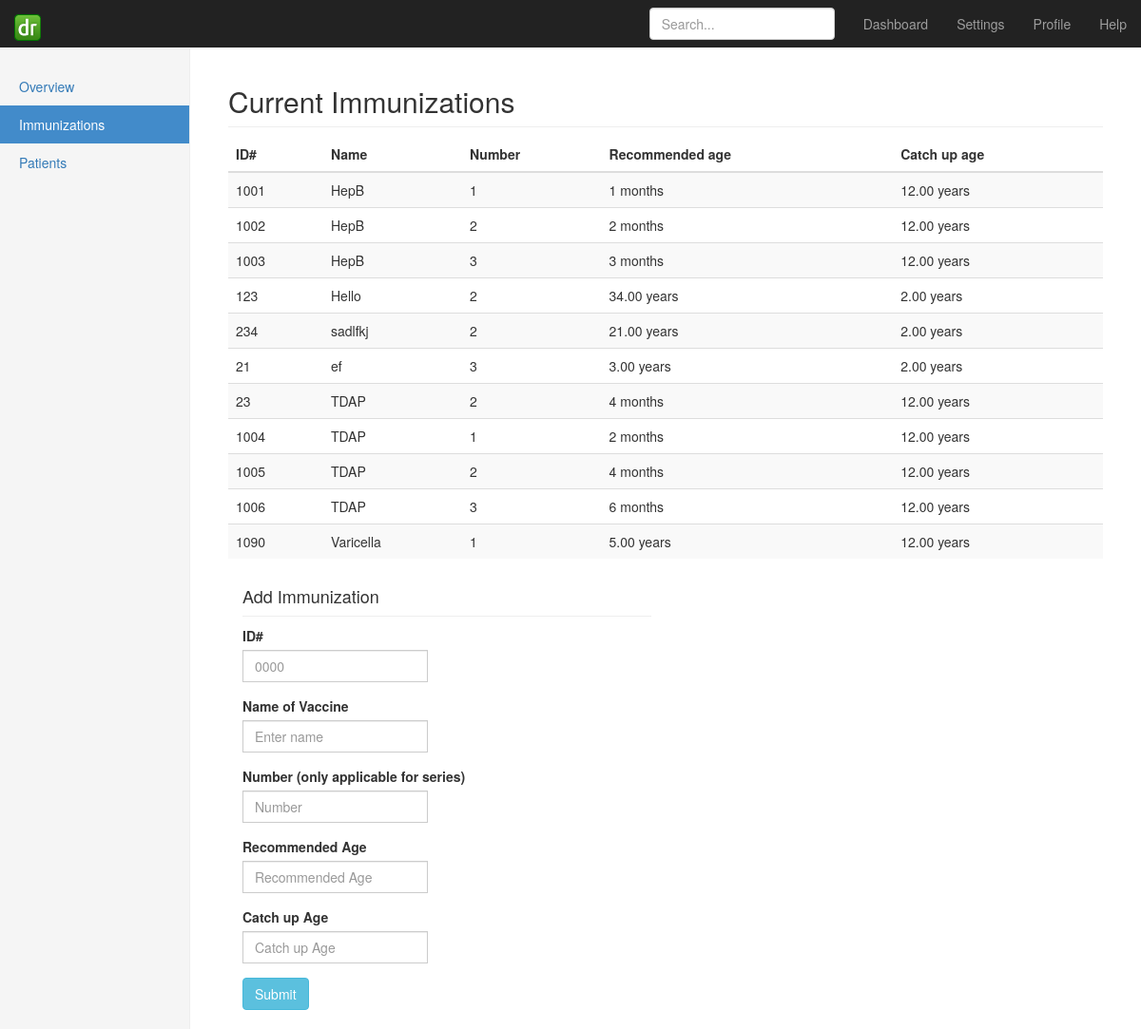
Page /add/ on the earlier database version.
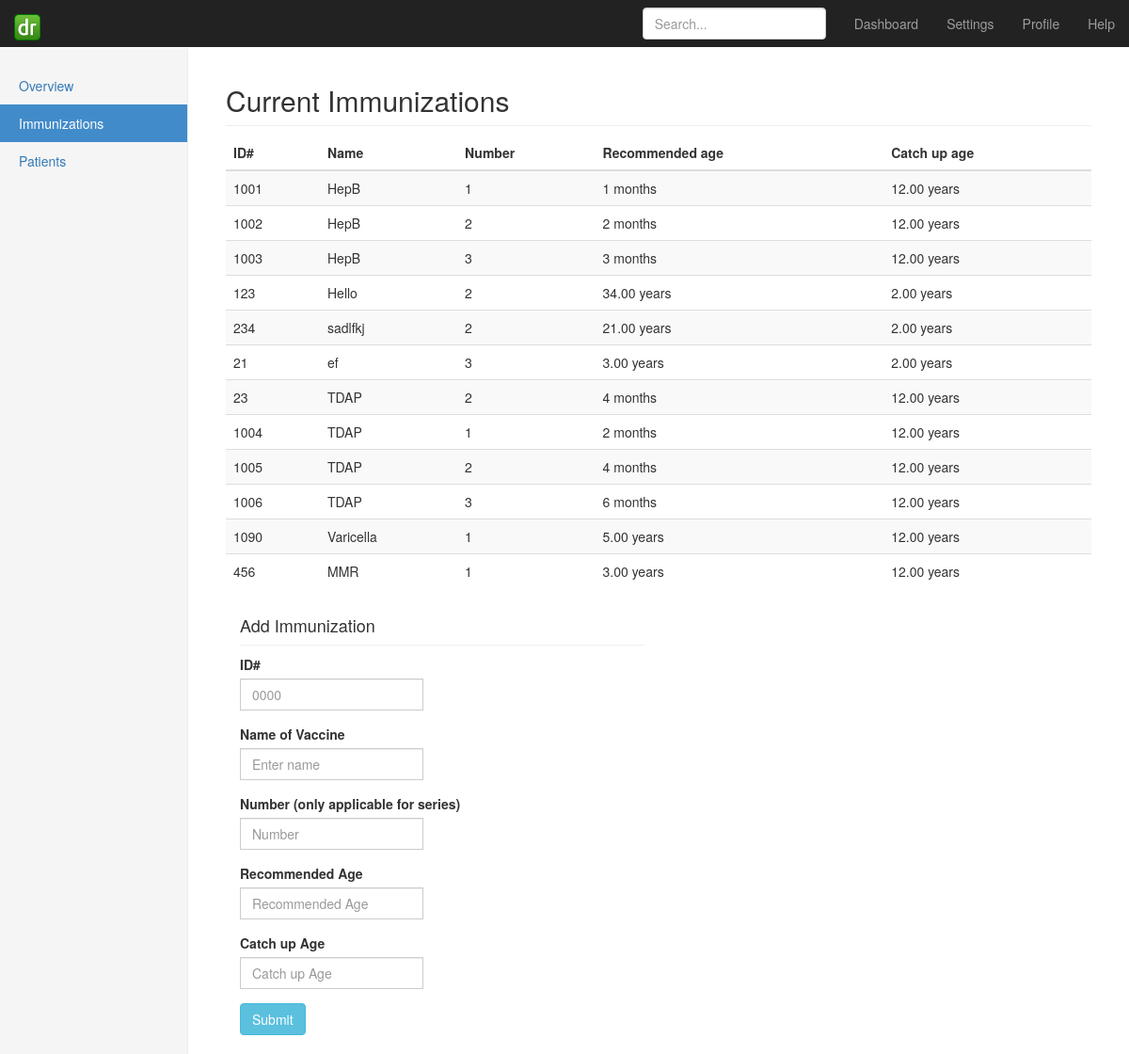
Same page on the later database version.
### dashboard/models.py (models this page shows, shortened)
class Immunization(models.Model):
    name = models.CharField(max_length=1000, default="")
    number = models.IntegerField(default=1)
    immunizationid = models.IntegerField(default=0, unique=True)
    recommended_age = models.DecimalField(max_digits=5, decimal_places=2)
    catchup_age = models.DecimalField(max_digits=5, decimal_places=2, default=12)

### dashboard/views.py (the view)
# urls.py: url(r'^add/', 'dashboard.views.addimmunizations', name='dashboard_addimmunizations'),
def addimmunizations(request):
	context = RequestContext(request)
	if request.method == 'POST':
		print "Warning: Not checking or sanitizing input."
		id_number = request.POST['id_number']
		name_vaccine = request.POST['name_vaccine']
		number = request.POST['number']
		recommended_age = request.POST['recommended_age']
		catchup_age = request.POST['catchup_age']
		if is_number(id_number):
			if is_number(number):
				if is_number(recommended_age):
					if is_number(catchup_age):
						record = Immunization(name=name_vaccine, number=number, immunizationid=id_number, recommended_age=recommended_age, catchup_age=catchup_age)
						record.save()
		return HttpResponseRedirect("/add/")
	immune_list = Immunization.objects.all()
	for obj in immune_list:
		if obj.recommended_age < 1:
			obj.recommended_age = str(math.trunc(obj.recommended_age*12)) + " months"
		else:
			obj.recommended_age = str(obj.recommended_age) + " years"
	return render_to_response('dashboard/add.html', {'immune_list': immune_list}, context)

### templates/dashboard/add.html (shortened to what this page needs)
{% extends "dashboard/home.html" %}
{% block content %}
          <h2 class="sub-header">Current Immunizations</h2>
          <div class="table-responsive">
            <table class="table table-striped">
              <thead>
                <tr>
                  <th>ID#</th>
                  <th>Name</th>
                  <th>Number</th>
                  <th>Recommended age</th>
                  <th>Catch up age</th>
                </tr>
              </thead>
              <tbody>
                {% for vaccine in immune_list %}
                <tr>
                  <td>{{ vaccine.immunizationid }}</td>
                  <td>{{ vaccine.name }}</td>
                  <td>{{ vaccine.number }}</td>
                  <td>{{ vaccine.recommended_age }}</td>
                  <td>{{ vaccine.catchup_age }} years</td>
                </tr>
                {% endfor %}
              </tbody>
            </table>
          <form role="form" id="addimmunization_form" action="/add/" method="post">
            <div class="col-lg-6">
          <h4 class="sub-header">Add Immunization</h4>
                <div class="form-group">
                    <label for="id_number">ID#</label>
                    <div class="input-group">
                        <input type="text" class="form-control" name="id_number" id="id_number" placeholder="0000" required>
                    </div>
                </div>
                <div class="form-group">
                    <label for="name_vaccine">Name of Vaccine</label>
                    <div class="input-group">
                        <input type="text" class="form-control" id="name_vaccine" name="name_vaccine" placeholder="Enter name" required>
                    </div>
                </div>
                <div class="form-group">
                    <label for="number">Number (only applicable for series)</label>
                    <div class="input-group">
                        <input type="number" class="form-control" id="number" name="number" placeholder="Number" required>
                    </div>
                </div>
                <div class="form-group">
                    <label for="recommended_age">Recommended Age</label>
                    <div class="input-group">
                        <input type="text" class="form-control" id="recommended_age" name="recommended_age" placeholder="Recommended Age" required>
                    </div>
                </div>
                <div class="form-group">
                    <label for="catchup_age">Catch up Age</label>
                    <div class="input-group">
                        <input type="number" class="form-control" id="catchup_age" name="catchup_age" placeholder="Catch up Age" required>
                    </div>
                </div>
                <input type="submit" name="submit" id="submit" value="Submit" class="btn btn-info">
            </div>
        </form>
          </div>{% endblock %}

Differences in the rows shown:
added Immunization: immunizationid "456", name "MMR", number "1", recommended_age "3.00 years", catchup_age "12.00"
